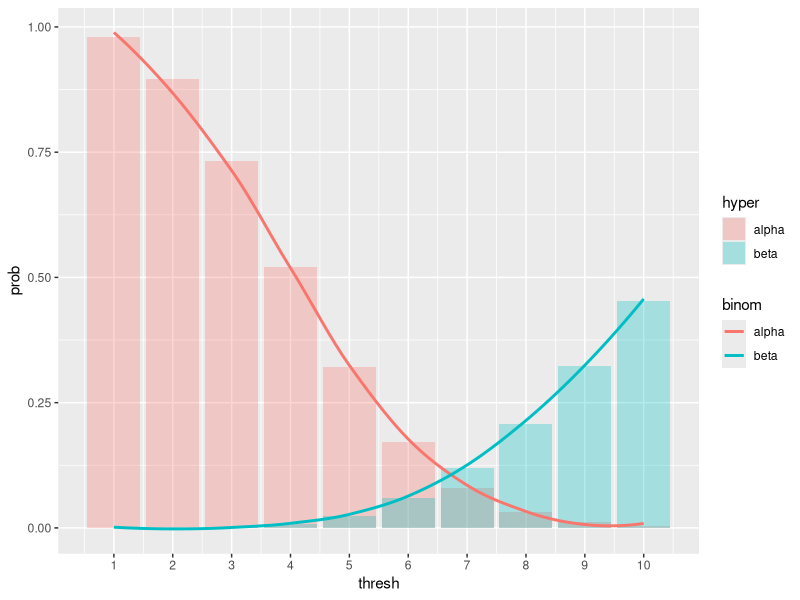
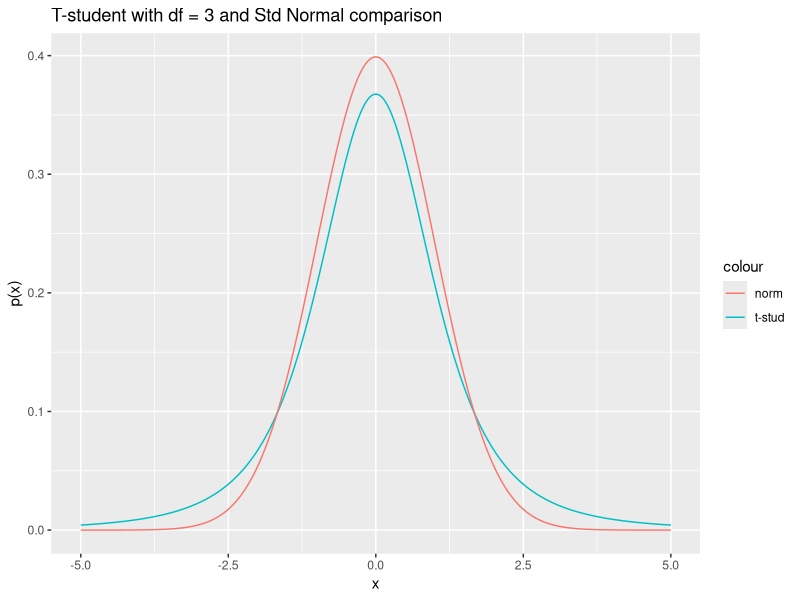
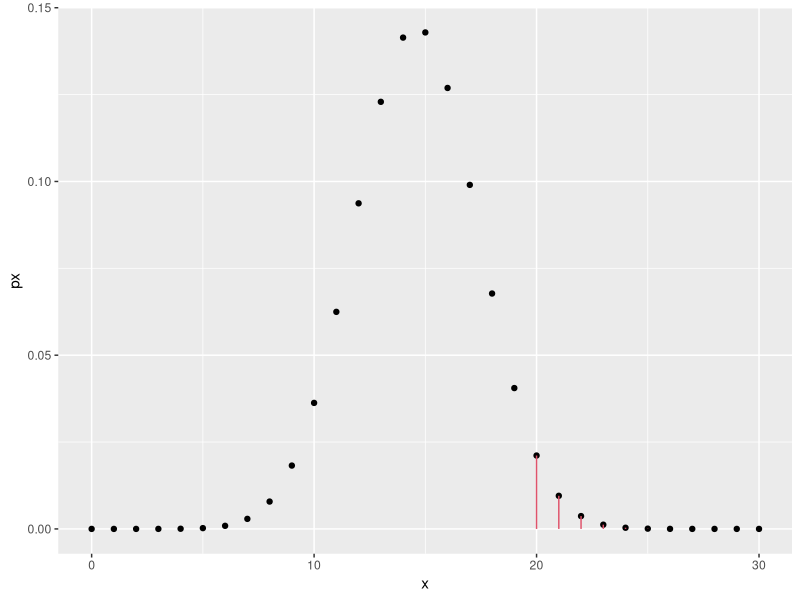
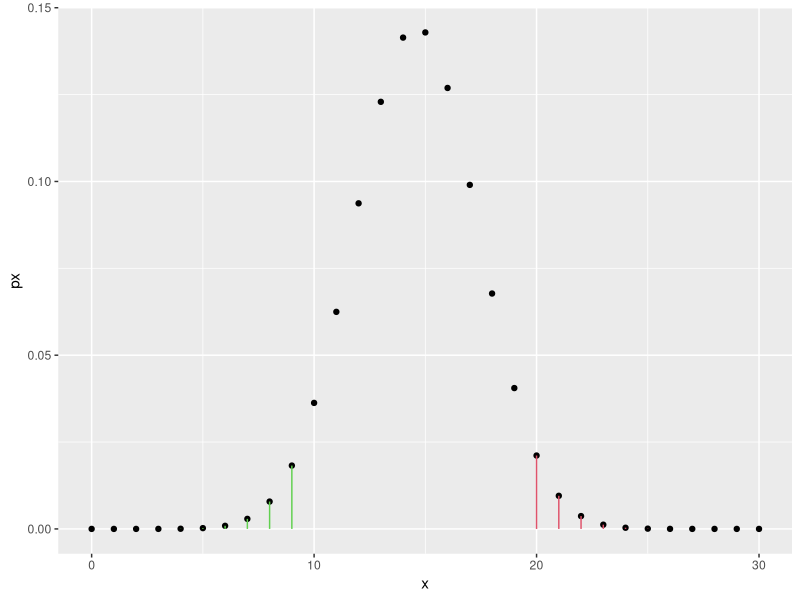

Source code (R) for these figures, in order:
## ---- chunk 1
rm(list = ls())
## ---- chunk 2
# import the main libraries
library(tidyverse)
## ---- chunk 3
# set random seed for reproducibility
set.seed(42)

# define the parameters of the test
N <- 5000
n <- 250
p0 <- .015 
p1 <- .04
K0 <- floor(N * p0) # get the lower integer part in case the product is not natural
K1 <- floor(N * p1)

# false positive (check phyper params with ?phyper)
# we subtract 1 to x0 because we are looking for P(X >= x0) = 1 - P(X < x0-1), not P(X > x0)
fp_df <- tibble(x0 = 1:10,
                hyp = 1 - phyper(x0 - 1, K0, N - K0, n),
                bin = 1 - pbinom(x0 - 1, n, p0))
# let's view the result
fp_df

# false negative
# again, we subtract 1: P(X < x0) = P(X <= x0-1) and pbinom(x, n, p) := P(X <= x; n, p)
fn_df <- tibble(x0 = 1:10,
                hyp = phyper(x0 - 1, K1, N - K1, n),
                bin = pbinom(x0 - 1, n, p1))
fn_df
## ---- chunk 4
library(scales) # to define custom scale on axes
## ---- chunk 5
# join the two dataframes
tot_df <- left_join(fp_df, fn_df,
                    by = "x0", suffix = c("alpha", "beta"))
tot_df %>%
  ggplot() +
    geom_bar(aes(x0, hypalpha, fill = "alpha"), alpha = .3, stat = "identity") +
    geom_bar(aes(x0, hypbeta, fill = "beta"), alpha = .3, stat = "identity") +
    geom_smooth(aes(x0, binalpha, color = "alpha"), se = FALSE) +
    geom_smooth(aes(x0, binbeta, color = "beta"), se = FALSE) +
    labs(x = "thresh", y = "prob", fill = "hyper", color = "binom") +
    scale_x_continuous(breaks = pretty_breaks(10)) # print integers on the x axis
## ---- chunk 6
# set the parameters
m <- 100
mu_x <- 10
sigma_x <- 6
n <- 120
mu_y <- 10
sigma_y <- 7

# use rnorm to draw independent and identically distributed samples
x <- rnorm(m, mu_x, sigma_x)
y <- rnorm(n, mu_y, sigma_y)
## ---- chunk 7
alpha <- 0.05 # typical value for alpha

# define a custom function based on the formula above
confidence_interval <- function(x, y, alpha) {
  # note that mean() is the sample mean
  dev <- mean(x) - mean(y)
  # var() is the sample variance, not the actual variance
  delta <- qnorm(1 - alpha/2) * sqrt(var(x) / m + var(y) / n)
  return(c(dev - delta, dev + delta))
}

confidence_interval(x, y, alpha)
## ---- chunk 8
x_dt <- seq(- 5, 5, by = 0.01)
norm_t_df <- tibble(x = x_dt, p_dt = dt(x, df = 3), p_nt = dnorm(x))  

norm_t_df %>%
  ggplot() +
  geom_line(aes(x, p_dt, color = "t-stud")) +
  geom_line(aes(x, p_nt, color = "norm")) +
  labs(title = "T-student with df = 3 and Std Normal comparison",
       x = "x", y = "p(x)")
## ---- chunk 9
# set var.equal = TRUE for pooled variance
test_obj <- t.test(x, y, conf.level = 1 - alpha, var.equal = TRUE)
test_obj # outputs some information
test_obj$conf.int # we're interested in the confidence interval
## ---- chunk 10
# or leaving it to default = F
t.test(x, y, var.equal = FALSE) # conf.level = 0.95 by default
## ---- chunk 11
p0 = 18/37
n = 30
# P(X > 19) \equiv P(X >= 20)
pbinom(19, n, p0, lower.tail = FALSE) # notice the lower.tail flag
## ---- chunk 12
bin_test <- binom.test(20, n, p0, alternative = "greater")
bin_test

bin_test$p.value
## ---- chunk 13
# sketch of "greater" type p-value
sketch_df <- tibble(x = 0:n, px = dbinom(x, n, p0))
sketch_df %>%
  ggplot() +
    geom_point(aes(x, px)) +
    geom_segment(data = . %>% dplyr::filter(x >= 20),
                 aes(x = x, xend = x, y = 0, yend = px), color = 2)

## ---- chunk 14
pbinom(19, n, p0, lower.tail = FALSE) + pbinom(9, n, p0) 
## ---- chunk 15
bin_test_2 <- binom.test(20, n, p0, alternative = "two.sided")

bin_test_2
bin_test_2$p.value
## ---- chunk 16
# sketch of bilateral type p-value
sketch_df <- tibble(x = 0:n, px = dbinom(x, n, p0))
sketch_df %>%
  ggplot() +
    geom_point(aes(x, px)) +
    geom_segment(data = . %>% dplyr::filter(x >= 20),
                 aes(x = x, xend = x, y = 0, yend = px), color = 2) +
    geom_segment(data = . %>% dplyr::filter(x < 10),
                 aes(x = x, xend = x, y = 0, yend = px), color = 3)

## ---- chunk 17
n <- 380
z <- (200 - n * p0)/sqrt(n * p0 * (1-p0))
pnorm(z, lower.tail = FALSE)
## ---- chunk 18
prop.test(200, n, p = p0) # uses continuity correction
## ---- chunk 19
z_corr <- (200 - .5 - n * p0)/sqrt(n * p0 * (1-p0))
pnorm(z_corr, lower.tail = FALSE)
